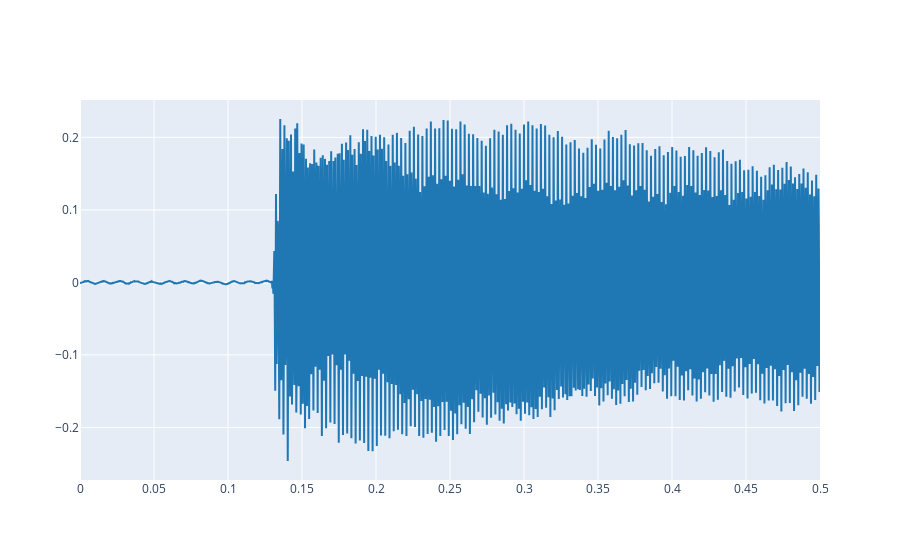

The notebook cell saved with this chart:
### Markdown cell above
First upload your reference signal and plot the first seconds of it.

### Code cell
!git clone https://github.com/paablomorillo/sis1_group103.git
filepath = "./sis1_group103/audiosys.wav"
ref, fs = load_audio(filepath)
plot_signals([ref], fs, t_start=0, t_end=0.5, name = ["Reference Signal (First 0.5 seconds)"])

### Figure 1 — Plotly figure (JSON) as saved in the notebook; plotly's stock layout.template omitted (floating-point values rounded to 4 significant figures; data arrays with more than 128 entries replaced by an {"elided": "..."} marker saying what was removed)
{"data": [{"line": {"color": "#1f77b4", "shape": "linear"}, "mode": "lines", "name": "Reference Signal (First 0.5 seconds)", "type": "scatter", "x": {"elided": "22050 float values"}, "y": {"elided": "22050 float values"}}], "layout": {}}
